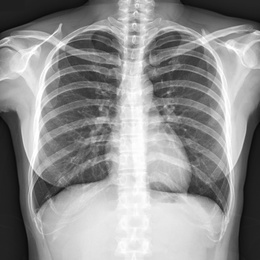
%> input picture ReportesDiarios/radiograph1.jpg (made grey), 260 x 260 px, shrunk from 1283 x 1283 before the run, given in place of threads.png, which was not available
$ octave mayo18marcela.m   (GNU Octave 9; MATLAB toolbox functions it lacks are replaced by stand-ins)
%> lines starting %> are read from the running program, lines starting %| are printed output that depends on the picture; in (x1, y1, x2, y2) boxes, pixels count from 0 and x2, y2 are one past the last pixel; in counts of white or black regions, pixels touching at a corner belong together; the program's own positions count from 1; pictures that were not available may be replaced by others from this repository, and a replacement may not be noted
% Skeletonize 2-D Grayscale Image
% Image display
I = imread('threads.png');
%> I is the input picture: size 260x260 uint8; min 7, max 255, mean 144.3
figure(1)
subplot(2,3,1)
imshow(I)
title('image original')
% Complement of original image
Icomplement = imcomplement(I);
subplot(2,3,2)
imshow(Icomplement)
title('complement for binarization')
% Binarization of complement
BW = imbinarize(Icomplement);
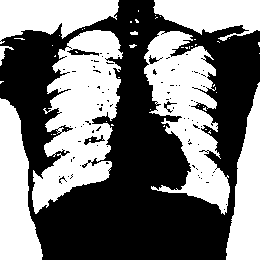
%> BW: size 260x260 logical; 46.8% white; 50 white regions (42 under 20 px), largest, box (x1, y1, x2, y2) and area: (32, 30, 123, 214) 9213, (144, 31, 230, 215) 7582, (0, 98, 43, 260) 4494
subplot(2,3,3)
imshow(BW)
title('binarization')
% Performing skeletonization of the binarization once it is black and
% white(1,0)
out = bwskel(BW);
%> out: size 260x260 logical; 5% white in thin lines or dots
subplot(2,3,4)
imshow(out)
title('skeletonization')
% Display skeleton over original image (blue lines)
subplot(2,3,5)
imshow(labeloverlay(I,out,'Transparency',0))
title('skeleton and original image')
% Alternative method with bwmorph
BW3 = bwmorph(BW,'skel',Inf);
%> BW3: size 260x260 logical; 7.9% white in thin lines or dots
subplot(2,3,6)
imshow(BW3)
title('bwmorph method')
%%%%%%%%%%%%%%%%%%%%%%%%%%%%%%%%%%%%%%%%%%%%%%%%%%%%%%%%%%%%%%%%%%%%%%%%
%%
% Skeletonize 2-D Grayscale Image
% Image display
I=imread('radiograph1.jpg');
%> I: size 260x260x3 uint8
I=double(I(:,:,1));
%> I: size 260x260 double
I=I/max(max(I));
I=imresize(I,0.25);
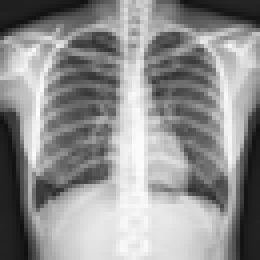
%> I: size 65x65 double (shown 4 times larger); min 0.0663, max 0.993, mean 0.566
figure(2)
subplot(2,3,1)
imshow(I)
title('image original')
% Complement of original image
Icomplement = imcomplement(I);
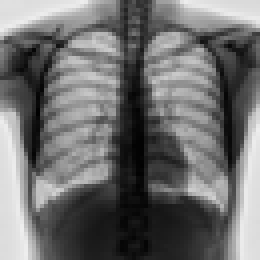
%> Icomplement: size 65x65 double (shown 4 times larger); min 0.00701, max 0.934, mean 0.434
subplot(2,3,2)
imshow(Icomplement)
title('complement for binarization')
% Binarization of complement
BW = imbinarize(Icomplement);
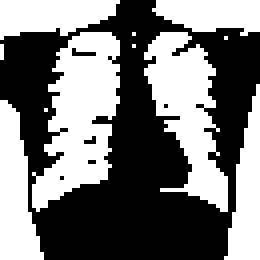
%> BW: size 65x65 logical (shown 4 times larger); 47% white; 11 white regions (5 under 20 px), largest, box (x1, y1, x2, y2) and area: (8, 8, 30, 53) 587, (36, 8, 57, 53) 483, (0, 25, 11, 65) 279, (56, 21, 65, 65) 228, (0, 0, 30, 10) 217, (38, 0, 65, 9) 182
subplot(2,3,3)
imshow(BW)
title('binarization')
% Performing skeletonization of the binarization once it is black and
% white(1,0)
out = bwskel(BW);
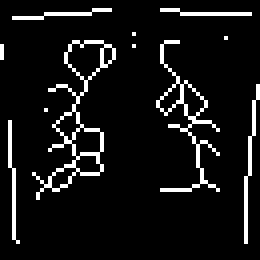
%> out: size 65x65 logical (shown 4 times larger); 8% white in thin lines or dots
subplot(2,3,4)
imshow(out)
title('skeletonization')
% Display skeleton over original image (blue lines)
subplot(2,3,5)
imshow(labeloverlay(I,out,'Transparency',0))
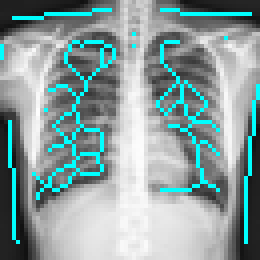
%> displayed picture: size 65x65x3, on the screen's scale of 0 to 255 (shown 4 times larger); mean R, G, B 137.8, 158.1, 158.1
title('skeleton and original image')
%Alternative method with bwmorph
BW3 = bwmorph(BW,'skel',Inf);
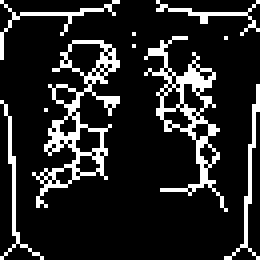
%> BW3: size 65x65 logical (shown 4 times larger); 14.5% white in thin lines or dots
subplot(2,3,6)
imshow(BW3)
title('bwmorph method')
